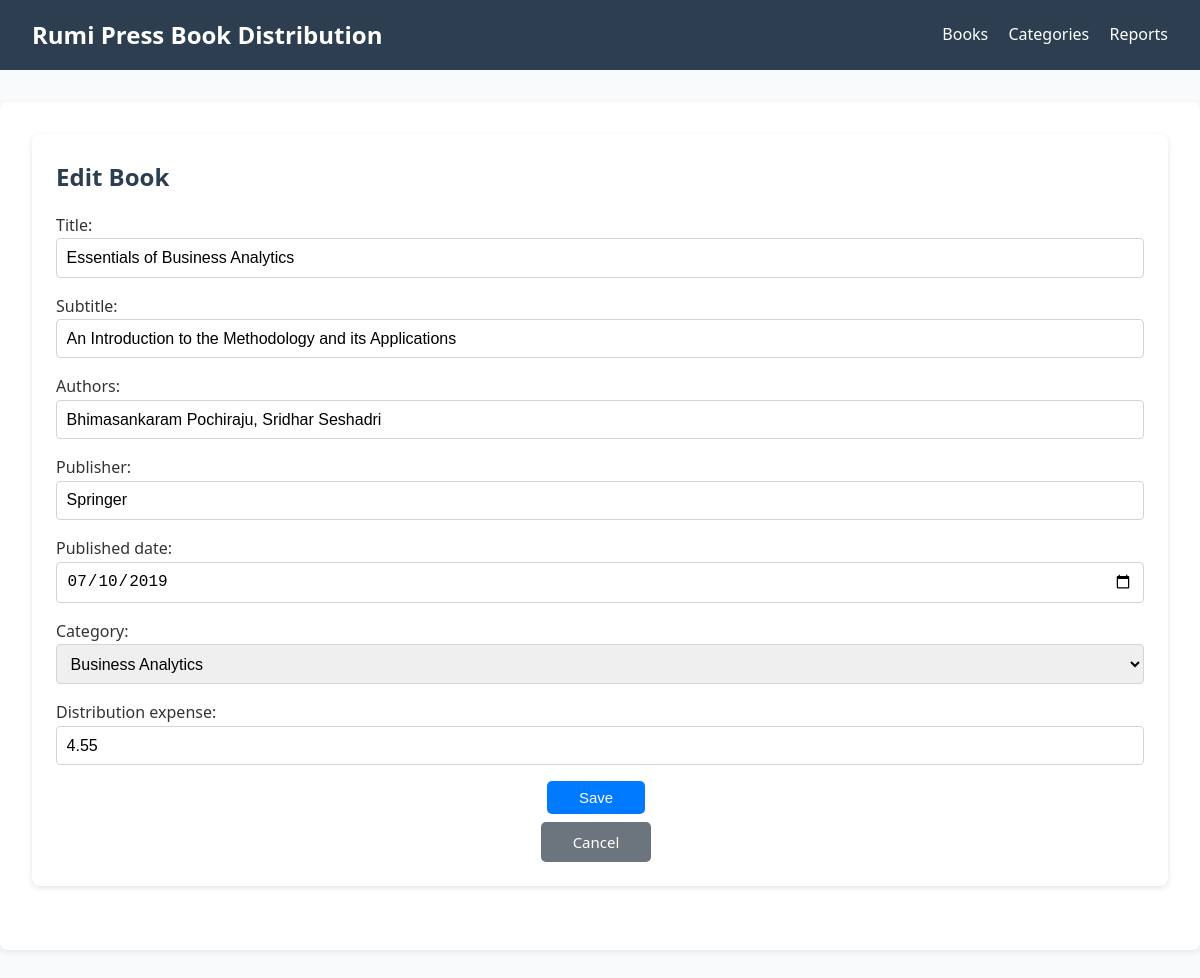
Screenshot of /books/1/edit/ with the database file from the repository.
### books/models.py (models this page shows, shortened)
class Book(models.Model):
    title = models.CharField(max_length=200)
    subtitle = models.CharField(max_length=200)
    authors = models.CharField(max_length=200)
    publisher = models.CharField(max_length=200)
    published_date = models.DateField()
    category = models.ForeignKey(BookCategory, on_delete=models.CASCADE)
    distribution_expense = models.DecimalField(max_digits=10, decimal_places=2)
    class Meta:
        ordering = ["title"]

### books/views.py (the view)
# urls.py: path("books/<int:pk>/edit/", views.BookUpdateView.as_view(), name="book_edit"),
class BookUpdateView(UpdateView):
    model = Book
    form_class = BookForm
    template_name = "books/book_form.html"
    success_url = reverse_lazy("book_list")

### books/forms.py
class BookForm(forms.ModelForm):
    class Meta:
        model = Book
        fields = [
            "title",
            "subtitle",
            "authors",
            "publisher",
            "published_date",
            "category",
            "distribution_expense",
        ]
        widgets = {
            "title": forms.TextInput(attrs={"placeholder": "Enter Book Title"}),
            "subtitle": forms.TextInput(attrs={"placeholder": "Enter Book Subitle"}),
            "authors": forms.TextInput(
                attrs={"placeholder": "Enter Author(s) Name(s)"}
            ),
            "publisher": forms.TextInput(attrs={"placeholder": "Enter Publisher Name"}),
            "published_date": forms.DateInput(attrs={"type": "date"}),
            "distribution_expense": forms.NumberInput(
                attrs={"placeholder": "Enter Expense"}
            ),
        }

### books/models.py (called while the page is built)
    def __str__(self):
        return self.name

### books/templates/books/book_form.html
{% extends "books/base.html" %} {% block content %}
<div class="form-container">
  <h2 class="form-title">{% if object %}Edit{% else %}Add{% endif %} Book</h2>
  <form method="post" class="form">
    {% csrf_token %} {{ form.as_p }}
    <div class="btn-div">
      <button type="submit" class="btn btn-primary">Save</button>
      <a href="{% url 'book_list' %}" class="btn btn-secondary">Cancel</a>
    </div>
  </form>
</div>
{% endblock %}

### books/static/css/base.css (style rules this page uses)
* { margin: 0; padding: 0; box-sizing: border-box; }
body { font-family: system-ui, -apple-system, sans-serif; line-height: 1.6; background-color: #f9fafb; color: #333; }
h2 { margin-bottom: 1rem; color: #2c3e50; }
.btn { padding: 0.5rem 2rem; border-radius: 5px; text-decoration: none; font-weight: 500; margin-right: 0.5rem; cursor: pointer; border: none; transition: 0.2s; font-size: 15px; }
.btn-primary { background: #007bff; color: #fff; }
.btn-secondary { background: #6c757d; color: #fff; text-align: center; }
.form-container { background: #fff; padding: 1.5rem; border-radius: 8px; box-shadow: 0 2px 6px rgba(0, 0, 0, 0.1); margin-bottom: 2rem; }
.form-container form { display: grid; gap: 1rem; }
label { font-weight: 500; }
input, select, textarea { width: 100%; padding: 0.6rem; border: 1px solid #d1d5db; border-radius: 4px; font-size: 1rem; }
a { color: #fbfbfb; text-decoration: none; }
.btn-div { display: flex; flex-direction: column; justify-content: center; align-items: center; gap: 0.5em; }

### rows the page displays
Book: title "Essentials of Business Analytics", subtitle "An Introduction to the Methodology and its Applications", authors "Bhimasankaram Pochiraju, Sridhar Seshadri", publisher "Springer", published_date "07/10/2019", category "Business Analytics", distribution_expense "4.55"
